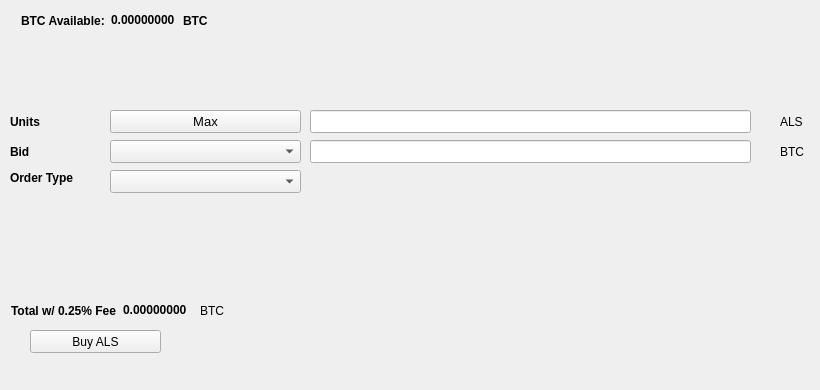
   <widget class="QWidget" name="BuyTab">
    <attribute name="title">
     <string>Buy</string>
    </attribute>
    <widget class="QPushButton" name="BuyALS">
     <property name="geometry">
      <rect>
       <x>30</x>
       <y>330</y>
       <width>131</width>
       <height>23</height>
      </rect>
     </property>
     <property name="text">
      <string>Buy ALS</string>
     </property>
     <property name="icon">
      <iconset resource="../alanis.qrc">
       <normaloff>:/icons/bitcoin</normaloff>:/icons/bitcoin</iconset>
     </property>
    </widget>
    <widget class="QLabel" name="label_3">
     <property name="geometry">
      <rect>
       <x>10</x>
       <y>110</y>
       <width>46</width>
       <height>23</height>
      </rect>
     </property>
     <property name="font">
      <font>
       <weight>75</weight>
       <bold>true</bold>
      </font>
     </property>
     <property name="text">
      <string>Units</string>
     </property>
    </widget>
    <widget class="QLineEdit" name="UnitsInput">
     <property name="geometry">
      <rect>
       <x>310</x>
       <y>110</y>
       <width>441</width>
       <height>23</height>
      </rect>
     </property>
     <property name="font">
      <font>
       <pointsize>9</pointsize>
       <weight>75</weight>
       <bold>true</bold>
      </font>
     </property>
    </widget>
    <widget class="QLineEdit" name="BuyBidPriceEdit">
     <property name="geometry">
      <rect>
       <x>310</x>
       <y>140</y>
       <width>441</width>
       <height>23</height>
      </rect>
     </property>
     <property name="font">
      <font>
       <pointsize>9</pointsize>
       <weight>75</weight>
       <bold>true</bold>
      </font>
     </property>
    </widget>
    <widget class="QLabel" name="label_4">
     <property name="geometry">
      <rect>
       <x>780</x>
       <y>110</y>
       <width>31</width>
       <height>23</height>
      </rect>
     </property>
     <property name="text">
      <string>ALS</string>
     </property>
    </widget>
    <widget class="QLabel" name="label_5">
     <property name="geometry">
      <rect>
       <x>780</x>
       <y>140</y>
       <width>31</width>
       <height>23</height>
      </rect>
     </property>
     <property name="text">
      <string>BTC</string>
     </property>
    </widget>
    <widget class="QLabel" name="label_6">
     <property name="geometry">
      <rect>
       <x>10</x>
       <y>140</y>
       <width>46</width>
       <height>23</height>
      </rect>
     </property>
     <property name="font">
      <font>
       <weight>75</weight>
       <bold>true</bold>
      </font>
     </property>
     <property name="text">
      <string>Bid</string>
     </property>
    </widget>
    <widget class="QLabel" name="label_7">
     <property name="geometry">
      <rect>
       <x>10</x>
       <y>170</y>
       <width>91</width>
       <height>16</height>
      </rect>
     </property>
     <property name="font">
      <font>
       <weight>75</weight>
       <bold>true</bold>
      </font>
     </property>
     <property name="text">
      <string>Order Type</string>
     </property>
    </widget>
    <widget class="QPushButton" name="Buy_Max_Amount">
     <property name="geometry">
      <rect>
       <x>110</x>
       <y>110</y>
       <width>191</width>
       <height>23</height>
      </rect>
     </property>
     <property name="font">
      <font>
       <pointsize>10</pointsize>
      </font>
     </property>
     <property name="text">
      <string>Max</string>
     </property>
    </widget>
    <widget class="QComboBox" name="BuyBidcomboBox">
     <property name="geometry">
      <rect>
       <x>110</x>
       <y>140</y>
       <width>191</width>
       <height>23</height>
      </rect>
     </property>
     <property name="font">
      <font>
       <pointsize>10</pointsize>
      </font>
     </property>
    </widget>
    <widget class="QComboBox" name="buyOrdertypeCombo">
     <property name="geometry">
      <rect>
       <x>110</x>
       <y>170</y>
       <width>191</width>
       <height>23</height>
      </rect>
     </property>
     <property name="font">
      <font>
       <pointsize>10</pointsize>
      </font>
     </property>
    </widget>
    <widget class="QWidget" name="layoutWidget1">
     <property name="geometry">
      <rect>
       <x>21</x>
       <y>11</y>
       <width>227</width>
       <height>19</height>
      </rect>
     </property>
     <layout class="QHBoxLayout" name="horizontalLayout_3">
      <item>
       <widget class="QLabel" name="label232">
        <property name="font">
         <font>
          <weight>75</weight>
          <bold>true</bold>
         </font>
        </property>
        <property name="text">
         <string>BTC Available:</string>
        </property>
       </widget>
      </item>
      <item>
       <widget class="QLabel" name="BtcAvailableLbl">
        <property name="palette">
         <palette>
          <active>
           <colorrole role="WindowText">
            <brush brushstyle="SolidPattern">
             <color alpha="255">
              <red>0</red>
              <green>0</green>
              <blue>0</blue>
             </color>
            </brush>
           </colorrole>
           <colorrole role="Button">
            <brush brushstyle="SolidPattern">
             <color alpha="255">
              <red>0</red>
              <green>170</green>
              <blue>0</blue>
             </color>
            </brush>
           </colorrole>
           <colorrole role="Light">
            <brush brushstyle="SolidPattern">
             <color alpha="255">
              <red>0</red>
              <green>255</green>
              <blue>0</blue>
             </color>
            </brush>
           </colorrole>
           <colorrole role="Midlight">
            <brush brushstyle="SolidPattern">
             <color alpha="255">
              <red>0</red>
              <green>212</green>
              <blue>0</blue>
             </color>
            </brush>
           </colorrole>
           <colorrole role="Dark">
            <brush brushstyle="SolidPattern">
             <color alpha="255">
              <red>0</red>
              <green>85</green>
              <blue>0</blue>
             </color>
            </brush>
           </colorrole>
           <colorrole role="Mid">
            <brush brushstyle="SolidPattern">
             <color alpha="255">
              <red>0</red>
              <green>113</green>
              <blue>0</blue>
             </color>
            </brush>
           </colorrole>
           <colorrole role="Text">
            <brush brushstyle="SolidPattern">
             <color alpha="255">
              <red>0</red>
              <green>170</green>
              <blue>0</blue>
             </color>
            </brush>
           </colorrole>
           <colorrole role="BrightText">
            <brush brushstyle="SolidPattern">
             <color alpha="255">
              <red>255</red>
              <green>255</green>
              <blue>255</blue>
             </color>
            </brush>
           </colorrole>
           <colorrole role="ButtonText">
            <brush brushstyle="SolidPattern">
             <color alpha="255">
              <red>0</red>
              <green>0</green>
              <blue>0</blue>
             </color>
            </brush>
           </colorrole>
           <colorrole role="Base">
            <brush brushstyle="SolidPattern">
             <color alpha="255">
              <red>255</red>
              <green>255</green>
              <blue>255</blue>
             </color>
            </brush>
           </colorrole>
           <colorrole role="Window">
            <brush brushstyle="SolidPattern">
             <color alpha="255">
              <red>0</red>
              <green>170</green>
              <blue>0</blue>
             </color>
            </brush>
           </colorrole>
           <colorrole role="Shadow">
            <brush brushstyle="SolidPattern">
             <color alpha="255">
              <red>0</red>
              <green>0</green>
              <blue>0</blue>
             </color>
            </brush>
           </colorrole>
           <colorrole role="AlternateBase">
            <brush brushstyle="SolidPattern">
             <color alpha="255">
              <red>127</red>
              <green>212</green>
              <blue>127</blue>
             </color>
            </brush>
           </colorrole>
           <colorrole role="ToolTipBase">
            <brush brushstyle="SolidPattern">
             <color alpha="255">
              <red>255</red>
              <green>255</green>
              <blue>220</blue>
             </color>
            </brush>
           </colorrole>
           <colorrole role="ToolTipText">
            <brush brushstyle="SolidPattern">
             <color alpha="255">
              <red>0</red>
              <green>0</green>
              <blue>0</blue>
             </color>
            </brush>
           </colorrole>
          </active>
          <inactive>
           <colorrole role="WindowText">
            <brush brushstyle="SolidPattern">
             <color alpha="255">
              <red>0</red>
              <green>0</green>
              <blue>0</blue>
             </color>
            </brush>
           </colorrole>
           <colorrole role="Button">
            <brush brushstyle="SolidPattern">
             <color alpha="255">
              <red>0</red>
              <green>170</green>
              <blue>0</blue>
             </color>
            </brush>
           </colorrole>
           <colorrole role="Light">
            <brush brushstyle="SolidPattern">
             <color alpha="255">
              <red>0</red>
              <green>255</green>
              <blue>0</blue>
             </color>
            </brush>
           </colorrole>
           <colorrole role="Midlight">
            <brush brushstyle="SolidPattern">
             <color alpha="255">
              <red>0</red>
              <green>212</green>
              <blue>0</blue>
             </color>
            </brush>
           </colorrole>
           <colorrole role="Dark">
            <brush brushstyle="SolidPattern">
             <color alpha="255">
              <red>0</red>
              <green>85</green>
              <blue>0</blue>
             </color>
            </brush>
           </colorrole>
           <colorrole role="Mid">
            <brush brushstyle="SolidPattern">
             <color alpha="255">
              <red>0</red>
              <green>113</green>
              <blue>0</blue>
             </color>
            </brush>
           </colorrole>
           <colorrole role="Text">
            <brush brushstyle="SolidPattern">
             <color alpha="255">
              <red>0</red>
              <green>170</green>
              <blue>0</blue>
             </color>
            </brush>
           </colorrole>
           <colorrole role="BrightText">
            <brush brushstyle="SolidPattern">
             <color alpha="255">
              <red>255</red>
              <green>255</green>
              <blue>255</blue>
             </color>
            </brush>
           </colorrole>
           <colorrole role="ButtonText">
            <brush brushstyle="SolidPattern">
             <color alpha="255">
              <red>0</red>
              <green>0</green>
              <blue>0</blue>
             </color>
            </brush>
           </colorrole>
           <colorrole role="Base">
            <brush brushstyle="SolidPattern">
             <color alpha="255">
              <red>255</red>
              <green>255</green>
              <blue>255</blue>
             </color>
            </brush>
           </colorrole>
           <colorrole role="Window">
            <brush brushstyle="SolidPattern">
             <color alpha="255">
              <red>0</red>
              <green>170</green>
              <blue>0</blue>
             </color>
            </brush>
           </colorrole>
           <colorrole role="Shadow">
            <brush brushstyle="SolidPattern">
             <color alpha="255">
              <red>0</red>
              <green>0</green>
              <blue>0</blue>
             </color>
            </brush>
           </colorrole>
           <colorrole role="AlternateBase">
            <brush brushstyle="SolidPattern">
             <color alpha="255">
              <red>127</red>
              <green>212</green>
              <blue>127</blue>
             </color>
            </brush>
           </colorrole>
           <colorrole role="ToolTipBase">
            <brush brushstyle="SolidPattern">
             <color alpha="255">
              <red>255</red>
              <green>255</green>
              <blue>220</blue>
             </color>
            </brush>
           </colorrole>
           <colorrole role="ToolTipText">
            <brush brushstyle="SolidPattern">
             <color alpha="255">
              <red>0</red>
              <green>0</green>
              <blue>0</blue>
             </color>
            </brush>
           </colorrole>
          </inactive>
          <disabled>
           <colorrole role="WindowText">
            <brush brushstyle="SolidPattern">
             <color alpha="255">
              <red>0</red>
              <green>85</green>
              <blue>0</blue>
             </color>
            </brush>
           </colorrole>
           <colorrole role="Button">
            <brush brushstyle="SolidPattern">
             <color alpha="255">
              <red>0</red>
              <green>170</green>
              <blue>0</blue>
             </color>
            </brush>
           </colorrole>
           <colorrole role="Light">
            <brush brushstyle="SolidPattern">
             <color alpha="255">
              <red>0</red>
              <green>255</green>
              <blue>0</blue>
             </color>
            </brush>
           </colorrole>
           <colorrole role="Midlight">
            <brush brushstyle="SolidPattern">
             <color alpha="255">
              <red>0</red>
              <green>212</green>
              <blue>0</blue>
             </color>
            </brush>
           </colorrole>
           <colorrole role="Dark">
            <brush brushstyle="SolidPattern">
             <color alpha="255">
              <red>0</red>
              <green>85</green>
              <blue>0</blue>
             </color>
            </brush>
           </colorrole>
           <colorrole role="Mid">
            <brush brushstyle="SolidPattern">
             <color alpha="255">
              <red>0</red>
              <green>113</green>
              <blue>0</blue>
             </color>
            </brush>
           </colorrole>
           <colorrole role="Text">
            <brush brushstyle="SolidPattern">
             <color alpha="255">
              <red>0</red>
              <green>85</green>
              <blue>0</blue>
             </color>
            </brush>
           </colorrole>
           <colorrole role="BrightText">
            <brush brushstyle="SolidPattern">
             <color alpha="255">
              <red>255</red>
              <green>255</green>
              <blue>255</blue>
             </color>
            </brush>
           </colorrole>
           <colorrole role="ButtonText">
            <brush brushstyle="SolidPattern">
             <color alpha="255">
              <red>0</red>
              <green>85</green>
              <blue>0</blue>
             </color>
            </brush>
           </colorrole>
           <colorrole role="Base">
            <brush brushstyle="SolidPattern">
             <color alpha="255">
              <red>0</red>
              <green>170</green>
              <blue>0</blue>
             </color>
            </brush>
           </colorrole>
           <colorrole role="Window">
            <brush brushstyle="SolidPattern">
             <color alpha="255">
              <red>0</red>
              <green>170</green>
              <blue>0</blue>
             </color>
            </brush>
           </colorrole>
           <colorrole role="Shadow">
            <brush brushstyle="SolidPattern">
             <color alpha="255">
              <red>0</red>
              <green>0</green>
              <blue>0</blue>
             </color>
            </brush>
           </colorrole>
           <colorrole role="AlternateBase">
            <brush brushstyle="SolidPattern">
             <color alpha="255">
              <red>0</red>
              <green>170</green>
              <blue>0</blue>
             </color>
            </brush>
           </colorrole>
           <colorrole role="ToolTipBase">
            <brush brushstyle="SolidPattern">
             <color alpha="255">
              <red>255</red>
              <green>255</green>
              <blue>220</blue>
             </color>
            </brush>
           </colorrole>
           <colorrole role="ToolTipText">
            <brush brushstyle="SolidPattern">
             <color alpha="255">
              <red>0</red>
              <green>0</green>
              <blue>0</blue>
             </color>
            </brush>
           </colorrole>
          </disabled>
         </palette>
        </property>
        <property name="font">
         <font>
          <weight>75</weight>
          <bold>true</bold>
         </font>
        </property>
        <property name="text">
         <string>0.00000000</string>
        </property>
        <property name="textInteractionFlags">
         <set>Qt::LinksAccessibleByMouse|Qt::TextSelectableByKeyboard|Qt::TextSelectableByMouse</set>
        </property>
       </widget>
      </item>
      <item>
       <widget class="QLabel" name="BtcAvailableLbl_2">
        <property name="font">
         <font>
          <weight>75</weight>
          <bold>true</bold>
         </font>
        </property>
        <property name="text">
         <string>BTC</string>
        </property>
       </widget>
      </item>
     </layout>
    </widget>
    <widget class="QWidget" name="layoutWidge2">
     <property name="geometry">
      <rect>
       <x>11</x>
       <y>301</y>
       <width>259</width>
       <height>19</height>
      </rect>
     </property>
     <layout class="QHBoxLayout" name="horizontalLayout_4">
      <item>
       <widget class="QLabel" name="label_9">
        <property name="font">
         <font>
          <weight>75</weight>
          <bold>true</bold>
         </font>
        </property>
        <property name="text">
         <string>Total w/ 0.25% Fee</string>
        </property>
       </widget>
      </item>
      <item>
       <widget class="QLabel" name="BuyCostLabel">
        <property name="palette">
         <palette>
          <active>
           <colorrole role="WindowText">
            <brush brushstyle="SolidPattern">
             <color alpha="255">
              <red>0</red>
              <green>0</green>
              <blue>0</blue>
             </color>
            </brush>
           </colorrole>
           <colorrole role="Button">
            <brush brushstyle="SolidPattern">
             <color alpha="255">
              <red>0</red>
              <green>170</green>
              <blue>0</blue>
             </color>
            </brush>
           </colorrole>
           <colorrole role="Light">
            <brush brushstyle="SolidPattern">
             <color alpha="255">
              <red>0</red>
              <green>255</green>
              <blue>0</blue>
             </color>
            </brush>
           </colorrole>
           <colorrole role="Midlight">
            <brush brushstyle="SolidPattern">
             <color alpha="255">
              <red>0</red>
              <green>212</green>
              <blue>0</blue>
             </color>
            </brush>
           </colorrole>
           <colorrole role="Dark">
            <brush brushstyle="SolidPattern">
             <color alpha="255">
              <red>0</red>
              <green>85</green>
              <blue>0</blue>
             </color>
            </brush>
           </colorrole>
           <colorrole role="Mid">
            <brush brushstyle="SolidPattern">
             <color alpha="255">
              <red>0</red>
              <green>113</green>
              <blue>0</blue>
             </color>
            </brush>
           </colorrole>
           <colorrole role="Text">
            <brush brushstyle="SolidPattern">
             <color alpha="255">
              <red>0</red>
              <green>170</green>
              <blue>0</blue>
             </color>
            </brush>
           </colorrole>
           <colorrole role="BrightText">
            <brush brushstyle="SolidPattern">
             <color alpha="255">
              <red>255</red>
              <green>255</green>
              <blue>255</blue>
             </color>
            </brush>
           </colorrole>
           <colorrole role="ButtonText">
            <brush brushstyle="SolidPattern">
             <color alpha="255">
              <red>0</red>
              <green>0</green>
              <blue>0</blue>
             </color>
            </brush>
           </colorrole>
           <colorrole role="Base">
            <brush brushstyle="SolidPattern">
             <color alpha="255">
              <red>255</red>
              <green>255</green>
              <blue>255</blue>
             </color>
            </brush>
           </colorrole>
           <colorrole role="Window">
            <brush brushstyle="SolidPattern">
             <color alpha="255">
              <red>0</red>
              <green>170</green>
              <blue>0</blue>
             </color>
            </brush>
           </colorrole>
           <colorrole role="Shadow">
            <brush brushstyle="SolidPattern">
             <color alpha="255">
              <red>0</red>
              <green>0</green>
              <blue>0</blue>
             </color>
            </brush>
           </colorrole>
           <colorrole role="AlternateBase">
            <brush brushstyle="SolidPattern">
             <color alpha="255">
              <red>127</red>
              <green>212</green>
              <blue>127</blue>
             </color>
            </brush>
           </colorrole>
           <colorrole role="ToolTipBase">
            <brush brushstyle="SolidPattern">
             <color alpha="255">
              <red>255</red>
              <green>255</green>
              <blue>220</blue>
             </color>
            </brush>
           </colorrole>
           <colorrole role="ToolTipText">
            <brush brushstyle="SolidPattern">
             <color alpha="255">
              <red>0</red>
              <green>0</green>
              <blue>0</blue>
             </color>
            </brush>
           </colorrole>
          </active>
          <inactive>
           <colorrole role="WindowText">
            <brush brushstyle="SolidPattern">
             <color alpha="255">
              <red>0</red>
              <green>0</green>
              <blue>0</blue>
             </color>
            </brush>
           </colorrole>
           <colorrole role="Button">
            <brush brushstyle="SolidPattern">
             <color alpha="255">
              <red>0</red>
              <green>170</green>
              <blue>0</blue>
             </color>
            </brush>
           </colorrole>
           <colorrole role="Light">
            <brush brushstyle="SolidPattern">
             <color alpha="255">
              <red>0</red>
              <green>255</green>
              <blue>0</blue>
             </color>
            </brush>
           </colorrole>
           <colorrole role="Midlight">
            <brush brushstyle="SolidPattern">
             <color alpha="255">
              <red>0</red>
              <green>212</green>
              <blue>0</blue>
             </color>
            </brush>
           </colorrole>
           <colorrole role="Dark">
            <brush brushstyle="SolidPattern">
             <color alpha="255">
              <red>0</red>
              <green>85</green>
              <blue>0</blue>
             </color>
            </brush>
           </colorrole>
           <colorrole role="Mid">
            <brush brushstyle="SolidPattern">
             <color alpha="255">
              <red>0</red>
              <green>113</green>
              <blue>0</blue>
             </color>
            </brush>
           </colorrole>
           <colorrole role="Text">
            <brush brushstyle="SolidPattern">
             <color alpha="255">
              <red>0</red>
              <green>170</green>
              <blue>0</blue>
             </color>
            </brush>
           </colorrole>
           <colorrole role="BrightText">
            <brush brushstyle="SolidPattern">
             <color alpha="255">
              <red>255</red>
              <green>255</green>
              <blue>255</blue>
             </color>
            </brush>
           </colorrole>
           <colorrole role="ButtonText">
            <brush brushstyle="SolidPattern">
             <color alpha="255">
              <red>0</red>
              <green>0</green>
              <blue>0</blue>
             </color>
            </brush>
           </colorrole>
           <colorrole role="Base">
            <brush brushstyle="SolidPattern">
             <color alpha="255">
              <red>255</red>
              <green>255</green>
              <blue>255</blue>
             </color>
            </brush>
           </colorrole>
           <colorrole role="Window">
            <brush brushstyle="SolidPattern">
             <color alpha="255">
              <red>0</red>
              <green>170</green>
              <blue>0</blue>
             </color>
            </brush>
           </colorrole>
           <colorrole role="Shadow">
            <brush brushstyle="SolidPattern">
             <color alpha="255">
              <red>0</red>
              <green>0</green>
              <blue>0</blue>
             </color>
            </brush>
           </colorrole>
           <colorrole role="AlternateBase">
            <brush brushstyle="SolidPattern">
             <color alpha="255">
              <red>127</red>
              <green>212</green>
              <blue>127</blue>
             </color>
            </brush>
           </colorrole>
           <colorrole role="ToolTipBase">
            <brush brushstyle="SolidPattern">
             <color alpha="255">
              <red>255</red>
              <green>255</green>
              <blue>220</blue>
             </color>
            </brush>
           </colorrole>
           <colorrole role="ToolTipText">
            <brush brushstyle="SolidPattern">
             <color alpha="255">
              <red>0</red>
              <green>0</green>
              <blue>0</blue>
             </color>
            </brush>
           </colorrole>
          </inactive>
          <disabled>
           <colorrole role="WindowText">
            <brush brushstyle="SolidPattern">
             <color alpha="255">
              <red>0</red>
              <green>85</green>
              <blue>0</blue>
             </color>
            </brush>
           </colorrole>
           <colorrole role="Button">
            <brush brushstyle="SolidPattern">
             <color alpha="255">
              <red>0</red>
              <green>170</green>
              <blue>0</blue>
             </color>
            </brush>
           </colorrole>
           <colorrole role="Light">
            <brush brushstyle="SolidPattern">
             <color alpha="255">
              <red>0</red>
              <green>255</green>
              <blue>0</blue>
             </color>
            </brush>
           </colorrole>
           <colorrole role="Midlight">
            <brush brushstyle="SolidPattern">
             <color alpha="255">
              <red>0</red>
              <green>212</green>
              <blue>0</blue>
             </color>
            </brush>
           </colorrole>
           <colorrole role="Dark">
            <brush brushstyle="SolidPattern">
             <color alpha="255">
              <red>0</red>
              <green>85</green>
              <blue>0</blue>
             </color>
            </brush>
           </colorrole>
           <colorrole role="Mid">
            <brush brushstyle="SolidPattern">
             <color alpha="255">
              <red>0</red>
              <green>113</green>
              <blue>0</blue>
             </color>
            </brush>
           </colorrole>
           <colorrole role="Text">
            <brush brushstyle="SolidPattern">
             <color alpha="255">
              <red>0</red>
              <green>85</green>
              <blue>0</blue>
             </color>
            </brush>
           </colorrole>
           <colorrole role="BrightText">
            <brush brushstyle="SolidPattern">
             <color alpha="255">
              <red>255</red>
              <green>255</green>
              <blue>255</blue>
             </color>
            </brush>
           </colorrole>
           <colorrole role="ButtonText">
            <brush brushstyle="SolidPattern">
             <color alpha="255">
              <red>0</red>
              <green>85</green>
              <blue>0</blue>
             </color>
            </brush>
           </colorrole>
           <colorrole role="Base">
            <brush brushstyle="SolidPattern">
             <color alpha="255">
              <red>0</red>
              <green>170</green>
              <blue>0</blue>
             </color>
            </brush>
           </colorrole>
           <colorrole role="Window">
            <brush brushstyle="SolidPattern">
             <color alpha="255">
              <red>0</red>
              <green>170</green>
              <blue>0</blue>
             </color>
            </brush>
           </colorrole>
           <colorrole role="Shadow">
            <brush brushstyle="SolidPattern">
             <color alpha="255">
              <red>0</red>
              <green>0</green>
              <blue>0</blue>
             </color>
            </brush>
           </colorrole>
           <colorrole role="AlternateBase">
            <brush brushstyle="SolidPattern">
             <color alpha="255">
              <red>0</red>
              <green>170</green>
              <blue>0</blue>
             </color>
            </brush>
           </colorrole>
           <colorrole role="ToolTipBase">
            <brush brushstyle="SolidPattern">
             <color alpha="255">
              <red>255</red>
              <green>255</green>
              <blue>220</blue>
             </color>
            </brush>
           </colorrole>
           <colorrole role="ToolTipText">
            <brush brushstyle="SolidPattern">
             <color alpha="255">
              <red>0</red>
              <green>0</green>
              <blue>0</blue>
             </color>
            </brush>
           </colorrole>
          </disabled>
         </palette>
        </property>
        <property name="font">
         <font>
          <weight>75</weight>
          <bold>true</bold>
         </font>
        </property>
        <property name="autoFillBackground">
         <bool>false</bool>
        </property>
        <property name="text">
         <string>0.00000000</string>
        </property>
        <property name="textInteractionFlags">
         <set>Qt::LinksAccessibleByMouse|Qt::TextSelectableByMouse</set>
        </property>
       </widget>
      </item>
      <item>
       <widget class="QLabel" name="label_10">
        <property name="font">
         <font>
          <weight>50</weight>
          <bold>false</bold>
         </font>
        </property>
        <property name="text">
         <string>BTC</string>
        </property>
       </widget>
      </item>
     </layout>
    </widget>
    <widget class="QLabel" name="label_24">
     <property name="geometry">
      <rect>
       <x>460</x>
       <y>300</y>
       <width>281</width>
       <height>81</height>
      </rect>
     </property>
     <property name="text">
      <string/>
     </property>
     <property name="pixmap">
      <pixmap>:/images/bittrex</pixmap>
     </property>
    </widget>
   </widget>
